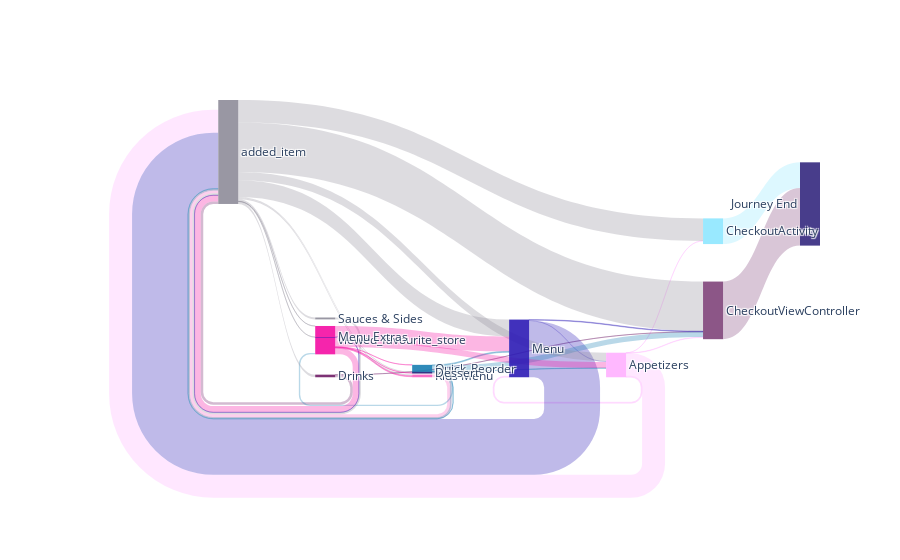

Here is the notebook cell this chart was saved with:
### Code cell
ga4_user_pathing.display_sankey(df_sankey, df_index, count_field=COUNT_FIELD, link_opacity=.3)

### Figure 1 — Plotly figure (JSON) as saved in the notebook; plotly's stock layout.template omitted (floating-point values rounded to 4 significant figures)
{"data": [{"arrangement": "freeform", "link": {"color": ["rgba(255, 177, 255, 0.3)", "rgba(255, 177, 255, 0.3)", "rgba(255, 177, 255, 0.3)", "rgba(255, 177, 255, 0.3)", "rgba(142, 231, 255, 0.3)", "rgba(128, 68, 123, 0.3)", "rgba(53, 41, 127, 0.3)", "rgba(111, 28, 103, 0.3)", "rgba(111, 28, 103, 0.3)", "rgba(248, 97, 195, 0.3)", "rgba(45, 27, 181, 0.3)", "rgba(45, 27, 181, 0.3)", "rgba(45, 27, 181, 0.3)", "rgba(45, 27, 181, 0.3)", "rgba(25, 126, 178, 0.3)", "rgba(25, 126, 178, 0.3)", "rgba(25, 126, 178, 0.3)", "rgba(25, 126, 178, 0.3)", "rgba(25, 126, 178, 0.3)", "rgba(142, 140, 153, 0.3)", "rgba(142, 140, 153, 0.3)", "rgba(142, 140, 153, 0.3)", "rgba(142, 140, 153, 0.3)", "rgba(142, 140, 153, 0.3)", "rgba(142, 140, 153, 0.3)", "rgba(142, 140, 153, 0.3)", "rgba(142, 140, 153, 0.3)", "rgba(142, 140, 153, 0.3)", "rgba(142, 140, 153, 0.3)", "rgba(142, 140, 153, 0.3)", "rgba(244, 14, 164, 0.3)", "rgba(244, 14, 164, 0.3)", "rgba(244, 14, 164, 0.3)", "rgba(244, 14, 164, 0.3)", "rgba(244, 14, 164, 0.3)", "rgba(244, 14, 164, 0.3)"], "source": [6, 6, 6, 6, 5, 3, 11, 9, 9, 8, 2, 2, 2, 12, 7, 7, 7, 7, 7, 10, 0, 0, 0, 0, 0, 0, 0, 0, 0, 0, 4, 4, 4, 4, 4, 4], "target": [5, 3, 2, 0, 1, 1, 0, 3, 0, 0, 6, 3, 0, 0, 6, 3, 2, 0, 4, 0, 6, 5, 3, 11, 9, 8, 2, 12, 10, 4, 6, 11, 8, 2, 7, 0], "value": [25, 92, 197, 4641, 5185, 11637, 346, 25, 499, 540, 226, 126, 11296, 31, 55, 1058, 185, 48, 276, 377, 1651, 4547, 10006, 211, 493, 259, 3396, 31, 377, 29, 1202, 53, 177, 3019, 33, 1243]}, "node": {"color": ["rgba(142, 140, 153, 0.9)", "rgba(53, 41, 127, 0.9)", "rgba(45, 27, 181, 0.9)", "rgba(128, 68, 123, 0.9)", "rgba(244, 14, 164, 0.9)", "rgba(142, 231, 255, 0.9)", "rgba(255, 177, 255, 0.9)", "rgba(25, 126, 178, 0.9)", "rgba(248, 97, 195, 0.9)", "rgba(111, 28, 103, 0.9)", "rgba(142, 140, 153, 0.9)", "rgba(53, 41, 127, 0.9)", "rgba(45, 27, 181, 0.9)"], "label": ["added_item", "Journey End", "Menu", "CheckoutViewController", "viewed_favourite_store", "CheckoutActivity", "Appetizers", "Quick_Reorder", "Kids Menu", "Drinks", "Sauces & Sides", "Dessert", "Menu Extras"], "line": {"color": "gray", "width": 0}, "pad": 30, "thickness": 20}, "type": "sankey", "valueformat": ".0f"}], "layout": {}}
